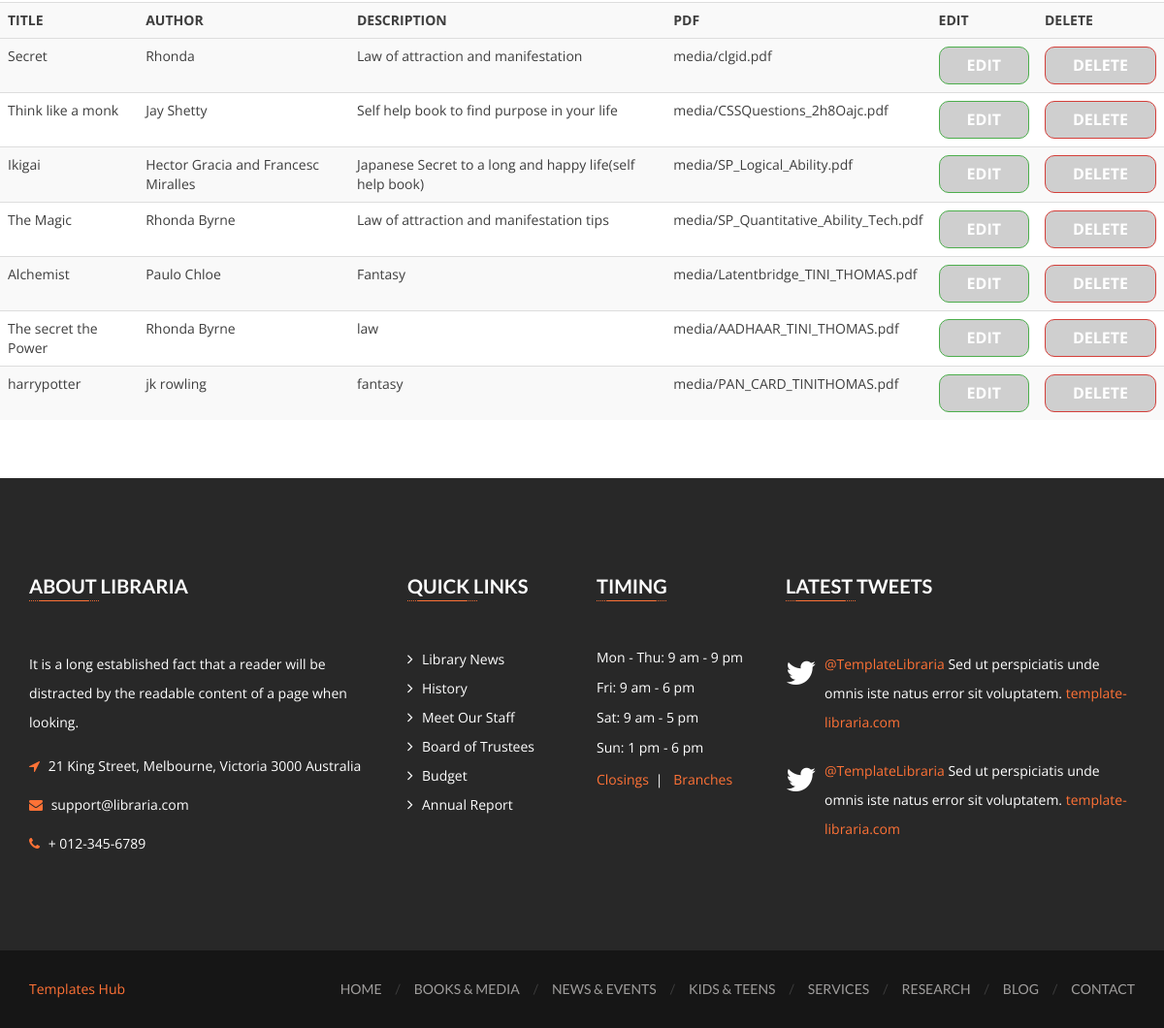
Before: /librarianindex/ (signed in, lower part) with the older database file.
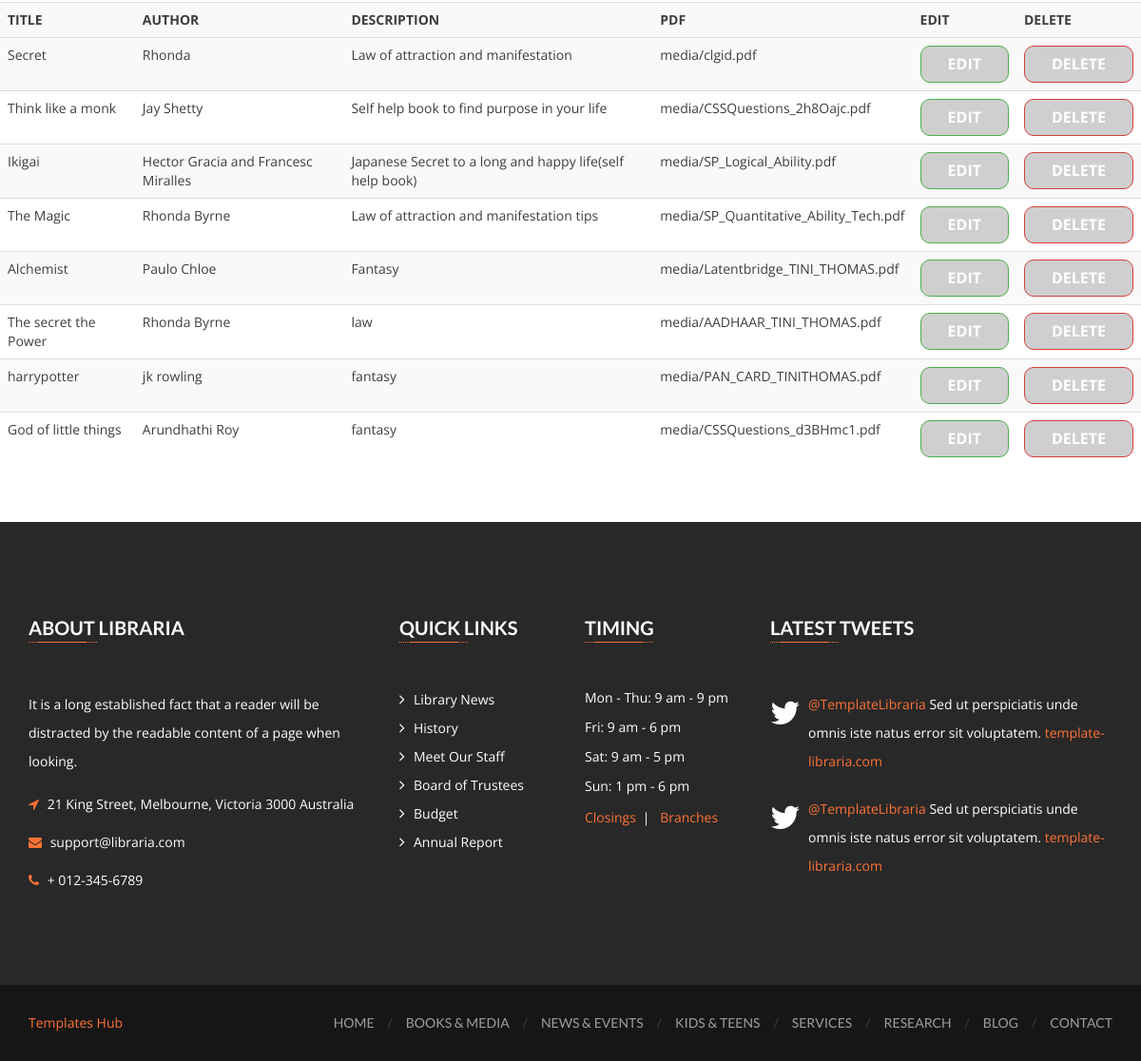
After: the same page with the newer database file.
### bookstoreapp/models.py (models this page shows, shortened)
class Book(models.Model):
    name = models.CharField(max_length=100)
    author = models.CharField(max_length=100)
    desc = models.CharField(max_length=1000)
    pdf = models.FileField(upload_to='media',null=True)

### bookstoreapp/views.py (the view)
# urls.py: path('librarianindex/',v.librarianindex,name="librarian/librarianindex"),
@login_required
def librarianindex(request):
    data=Book.objects.all()
    return render(request,"librarian/librarianindex.html",{'obj':data})

### bookstoreapp/templates/librarian/librarianindex.html (shortened to what the changed rows need)
{% load static %}
<!DOCTYPE html>
<html lang="zxx">
<head>
        <link href="{% static 'theme/css/font-awesome.min.css' %}" rel="stylesheet" type="text/css" />
        <link href="{% static 'theme/css/mmenu.css' %}" rel="stylesheet" type="text/css" />
        <link href="{% static 'theme/css/mmenu.positioning.css' %}" rel="stylesheet" type="text/css" />
        <link href="{% static 'theme/style.css' %}" rel="stylesheet" type="text/css" />
    </head>
    <body>
<body >
    <table class='table table-primary table-striped'>
        <tr>
            <th>TITLE</th>
            <th>AUTHOR</th>
            <th>DESCRIPTION</th>
            <th>PDF</th>
            <th>EDIT</th>
            <th>DELETE</th>
        </tr>
        <tr>
            {% for i in obj %}
        <tr>
            <td>{{i.name}}</td>
            <td>{{i.author}}</td>
            <td>{{i.desc}}</td>
            <td>{{i.pdf}}</td>
            <td>
                <a href="{% url 'librarian/editbookpage' i.id %}" class="btn btn-success badge">EDIT</a>
            </td>
            <td><a class="btn btn-danger badge" href="{%url 'librarian/deletepage' i.id %}">DELETE</a></td>
        </tr>
        {% endfor %}
        </tr>
        <br>
    </table>
    <br>
    <br>
</body>
</html>

Changed rows visible on the page:
added Book: name "God of little things", author "Arundhathi Roy", desc "fantasy", pdf "media/CSSQuestions_d3BHmc1.pdf"
